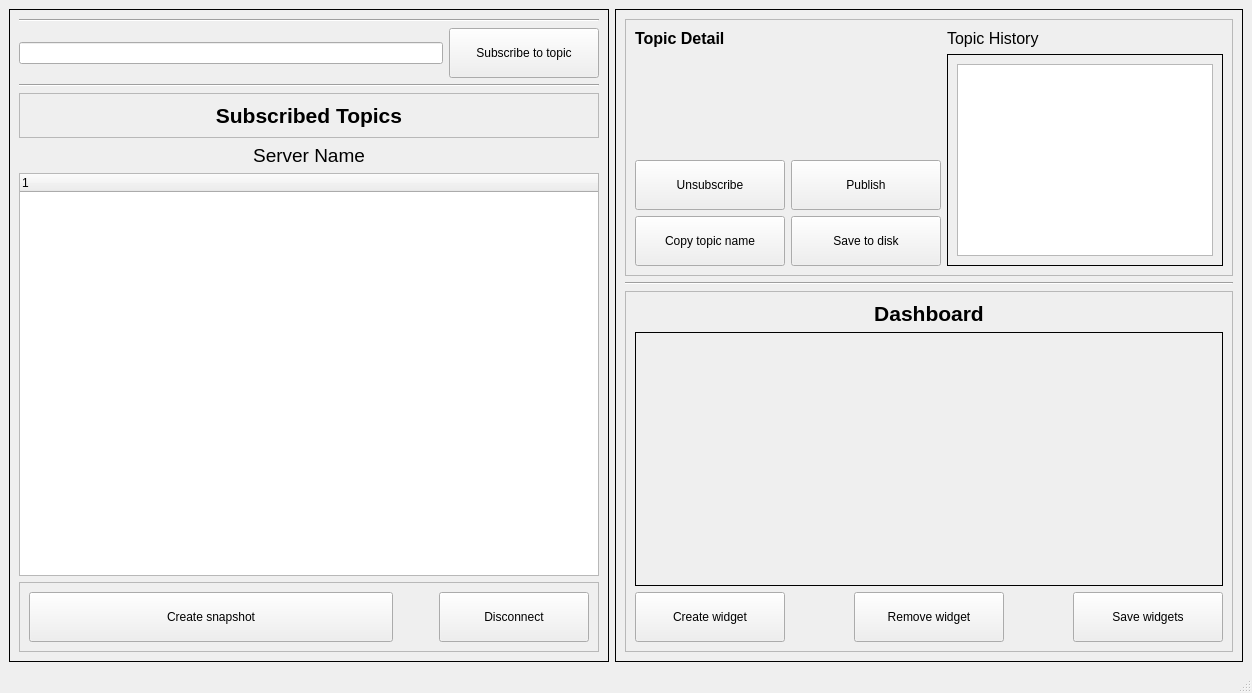
<?xml version="1.0" encoding="UTF-8"?>
<ui version="4.0">
 <class>ConnectedWindow</class>
 <widget class="QMainWindow" name="ConnectedWindow">
  <property name="geometry">
   <rect>
    <x>0</x>
    <y>0</y>
    <width>1252</width>
    <height>693</height>
   </rect>
  </property>
  <property name="windowTitle">
   <string>MainWindow</string>
  </property>
  <widget class="QWidget" name="centralwidget">
   <layout class="QHBoxLayout" name="horizontalLayout">
    <item>
     <widget class="QFrame" name="leftFrame">
      <property name="sizePolicy">
       <sizepolicy hsizetype="Expanding" vsizetype="Preferred">
        <horstretch>0</horstretch>
        <verstretch>0</verstretch>
       </sizepolicy>
      </property>
      <property name="frameShape">
       <enum>QFrame::Box</enum>
      </property>
      <property name="frameShadow">
       <enum>QFrame::Plain</enum>
      </property>
      <layout class="QGridLayout" name="gridLayout">
       <item row="4" column="0">
        <widget class="QLabel" name="text_ServerName">
         <property name="sizePolicy">
          <sizepolicy hsizetype="Minimum" vsizetype="Minimum">
           <horstretch>0</horstretch>
           <verstretch>0</verstretch>
          </sizepolicy>
         </property>
         <property name="font">
          <font>
           <pointsize>14</pointsize>
          </font>
         </property>
         <property name="text">
          <string>Server Name</string>
         </property>
         <property name="alignment">
          <set>Qt::AlignCenter</set>
         </property>
        </widget>
       </item>
       <item row="3" column="0">
        <widget class="QFrame" name="subTopicsFrame">
         <property name="sizePolicy">
          <sizepolicy hsizetype="Preferred" vsizetype="Minimum">
           <horstretch>0</horstretch>
           <verstretch>0</verstretch>
          </sizepolicy>
         </property>
         <property name="frameShape">
          <enum>QFrame::StyledPanel</enum>
         </property>
         <property name="frameShadow">
          <enum>QFrame::Raised</enum>
         </property>
         <layout class="QVBoxLayout" name="verticalLayout">
          <item>
           <widget class="QLabel" name="text_SubTopics">
            <property name="sizePolicy">
             <sizepolicy hsizetype="Minimum" vsizetype="Fixed">
              <horstretch>0</horstretch>
              <verstretch>0</verstretch>
             </sizepolicy>
            </property>
            <property name="font">
             <font>
              <pointsize>16</pointsize>
              <weight>75</weight>
              <bold>true</bold>
             </font>
            </property>
            <property name="layoutDirection">
             <enum>Qt::LeftToRight</enum>
            </property>
            <property name="text">
             <string>Subscribed Topics</string>
            </property>
            <property name="alignment">
             <set>Qt::AlignCenter</set>
            </property>
           </widget>
          </item>
         </layout>
        </widget>
       </item>
       <item row="2" column="0">
        <widget class="Line" name="line_3">
         <property name="orientation">
          <enum>Qt::Horizontal</enum>
         </property>
        </widget>
       </item>
       <item row="6" column="0">
        <widget class="QFrame" name="leftButtons">
         <property name="frameShape">
          <enum>QFrame::StyledPanel</enum>
         </property>
         <property name="frameShadow">
          <enum>QFrame::Raised</enum>
         </property>
         <layout class="QHBoxLayout" name="horizontalLayout_3">
          <item>
           <widget class="QPushButton" name="snapshotButton">
            <property name="sizePolicy">
             <sizepolicy hsizetype="Minimum" vsizetype="Fixed">
              <horstretch>0</horstretch>
              <verstretch>0</verstretch>
             </sizepolicy>
            </property>
            <property name="minimumSize">
             <size>
              <width>150</width>
              <height>50</height>
             </size>
            </property>
            <property name="text">
             <string>Create snapshot</string>
            </property>
           </widget>
          </item>
          <item>
           <spacer name="horizontalSpacer">
            <property name="orientation">
             <enum>Qt::Horizontal</enum>
            </property>
            <property name="sizeType">
             <enum>QSizePolicy::Preferred</enum>
            </property>
            <property name="sizeHint" stdset="0">
             <size>
              <width>40</width>
              <height>20</height>
             </size>
            </property>
           </spacer>
          </item>
          <item>
           <widget class="QPushButton" name="disconnectButton">
            <property name="sizePolicy">
             <sizepolicy hsizetype="Maximum" vsizetype="Fixed">
              <horstretch>0</horstretch>
              <verstretch>0</verstretch>
             </sizepolicy>
            </property>
            <property name="minimumSize">
             <size>
              <width>150</width>
              <height>50</height>
             </size>
            </property>
            <property name="text">
             <string>Disconnect</string>
            </property>
           </widget>
          </item>
         </layout>
        </widget>
       </item>
       <item row="0" column="0">
        <widget class="Line" name="line">
         <property name="orientation">
          <enum>Qt::Horizontal</enum>
         </property>
        </widget>
       </item>
       <item row="1" column="0">
        <layout class="QHBoxLayout" name="horizontalLayout_2">
         <item>
          <widget class="QLineEdit" name="input_topic">
           <property name="sizePolicy">
            <sizepolicy hsizetype="Preferred" vsizetype="Fixed">
             <horstretch>0</horstretch>
             <verstretch>0</verstretch>
            </sizepolicy>
           </property>
          </widget>
         </item>
         <item>
          <widget class="QPushButton" name="subscribeButton">
           <property name="sizePolicy">
            <sizepolicy hsizetype="Fixed" vsizetype="Fixed">
             <horstretch>0</horstretch>
             <verstretch>0</verstretch>
            </sizepolicy>
           </property>
           <property name="minimumSize">
            <size>
             <width>150</width>
             <height>50</height>
            </size>
           </property>
           <property name="text">
            <string>Subscribe to topic</string>
           </property>
          </widget>
         </item>
        </layout>
       </item>
       <item row="5" column="0">
        <widget class="QTreeWidget" name="topicsTree">
         <property name="sizePolicy">
          <sizepolicy hsizetype="Preferred" vsizetype="Expanding">
           <horstretch>0</horstretch>
           <verstretch>0</verstretch>
          </sizepolicy>
         </property>
         <property name="frameShape">
          <enum>QFrame::StyledPanel</enum>
         </property>
         <column>
          <property name="text">
           <string notr="true">1</string>
          </property>
         </column>
        </widget>
       </item>
      </layout>
     </widget>
    </item>
    <item>
     <widget class="QFrame" name="rightFrame">
      <property name="sizePolicy">
       <sizepolicy hsizetype="Minimum" vsizetype="Preferred">
        <horstretch>0</horstretch>
        <verstretch>0</verstretch>
       </sizepolicy>
      </property>
      <property name="frameShape">
       <enum>QFrame::Box</enum>
      </property>
      <property name="frameShadow">
       <enum>QFrame::Plain</enum>
      </property>
      <layout class="QVBoxLayout" name="verticalLayout_2">
       <item>
        <widget class="QFrame" name="topicDetailFrame">
         <property name="sizePolicy">
          <sizepolicy hsizetype="Expanding" vsizetype="Preferred">
           <horstretch>0</horstretch>
           <verstretch>0</verstretch>
          </sizepolicy>
         </property>
         <property name="frameShape">
          <enum>QFrame::StyledPanel</enum>
         </property>
         <property name="frameShadow">
          <enum>QFrame::Raised</enum>
         </property>
         <layout class="QGridLayout" name="gridLayout_2">
          <item row="2" column="0">
           <widget class="QPushButton" name="unsubscribeButton">
            <property name="sizePolicy">
             <sizepolicy hsizetype="Fixed" vsizetype="Fixed">
              <horstretch>0</horstretch>
              <verstretch>0</verstretch>
             </sizepolicy>
            </property>
            <property name="minimumSize">
             <size>
              <width>150</width>
              <height>50</height>
             </size>
            </property>
            <property name="text">
             <string>Unsubscribe</string>
            </property>
           </widget>
          </item>
          <item row="2" column="1">
           <widget class="QPushButton" name="publishButton">
            <property name="sizePolicy">
             <sizepolicy hsizetype="Fixed" vsizetype="Fixed">
              <horstretch>0</horstretch>
              <verstretch>0</verstretch>
             </sizepolicy>
            </property>
            <property name="minimumSize">
             <size>
              <width>150</width>
              <height>50</height>
             </size>
            </property>
            <property name="text">
             <string>Publish</string>
            </property>
           </widget>
          </item>
          <item row="0" column="2">
           <widget class="QLabel" name="text_TopicHistory">
            <property name="sizePolicy">
             <sizepolicy hsizetype="Minimum" vsizetype="Minimum">
              <horstretch>0</horstretch>
              <verstretch>0</verstretch>
             </sizepolicy>
            </property>
            <property name="font">
             <font>
              <pointsize>12</pointsize>
             </font>
            </property>
            <property name="text">
             <string>Topic History</string>
            </property>
           </widget>
          </item>
          <item row="0" column="0">
           <widget class="QLabel" name="text_TopicDetail">
            <property name="sizePolicy">
             <sizepolicy hsizetype="Minimum" vsizetype="Minimum">
              <horstretch>0</horstretch>
              <verstretch>0</verstretch>
             </sizepolicy>
            </property>
            <property name="font">
             <font>
              <pointsize>12</pointsize>
              <weight>75</weight>
              <bold>true</bold>
             </font>
            </property>
            <property name="text">
             <string>Topic Detail</string>
            </property>
            <property name="alignment">
             <set>Qt::AlignLeading|Qt::AlignLeft|Qt::AlignVCenter</set>
            </property>
           </widget>
          </item>
          <item row="3" column="1">
           <widget class="QPushButton" name="saveHistoryButton">
            <property name="sizePolicy">
             <sizepolicy hsizetype="Fixed" vsizetype="Fixed">
              <horstretch>0</horstretch>
              <verstretch>0</verstretch>
             </sizepolicy>
            </property>
            <property name="minimumSize">
             <size>
              <width>150</width>
              <height>50</height>
             </size>
            </property>
            <property name="text">
             <string>Save to disk</string>
            </property>
           </widget>
          </item>
          <item row="3" column="0">
           <widget class="QPushButton" name="copyTopicButton">
            <property name="sizePolicy">
             <sizepolicy hsizetype="Fixed" vsizetype="Fixed">
              <horstretch>0</horstretch>
              <verstretch>0</verstretch>
             </sizepolicy>
            </property>
            <property name="minimumSize">
             <size>
              <width>150</width>
              <height>50</height>
             </size>
            </property>
            <property name="text">
             <string>Copy topic name</string>
            </property>
           </widget>
          </item>
          <item row="1" column="2" rowspan="3">
           <widget class="QFrame" name="topicHistoryFrame">
            <property name="frameShape">
             <enum>QFrame::Box</enum>
            </property>
            <property name="frameShadow">
             <enum>QFrame::Plain</enum>
            </property>
            <layout class="QHBoxLayout" name="horizontalLayout_5">
             <item>
              <widget class="QListWidget" name="topicHistory">
               <property name="sizePolicy">
                <sizepolicy hsizetype="Preferred" vsizetype="Preferred">
                 <horstretch>0</horstretch>
                 <verstretch>0</verstretch>
                </sizepolicy>
               </property>
              </widget>
             </item>
            </layout>
           </widget>
          </item>
         </layout>
        </widget>
       </item>
       <item>
        <widget class="Line" name="line_2">
         <property name="orientation">
          <enum>Qt::Horizontal</enum>
         </property>
        </widget>
       </item>
       <item>
        <widget class="QFrame" name="dashboardFrame">
         <property name="sizePolicy">
          <sizepolicy hsizetype="Expanding" vsizetype="Expanding">
           <horstretch>0</horstretch>
           <verstretch>0</verstretch>
          </sizepolicy>
         </property>
         <property name="frameShape">
          <enum>QFrame::StyledPanel</enum>
         </property>
         <property name="frameShadow">
          <enum>QFrame::Raised</enum>
         </property>
         <layout class="QVBoxLayout" name="verticalLayout_3">
          <item>
           <widget class="QLabel" name="text_Dashboard">
            <property name="sizePolicy">
             <sizepolicy hsizetype="Minimum" vsizetype="Minimum">
              <horstretch>0</horstretch>
              <verstretch>0</verstretch>
             </sizepolicy>
            </property>
            <property name="font">
             <font>
              <pointsize>16</pointsize>
              <weight>75</weight>
              <bold>true</bold>
             </font>
            </property>
            <property name="frameShadow">
             <enum>QFrame::Plain</enum>
            </property>
            <property name="text">
             <string>Dashboard</string>
            </property>
            <property name="alignment">
             <set>Qt::AlignCenter</set>
            </property>
           </widget>
          </item>
          <item>
           <widget class="QFrame" name="widgetsFrame">
            <property name="sizePolicy">
             <sizepolicy hsizetype="Preferred" vsizetype="Expanding">
              <horstretch>0</horstretch>
              <verstretch>0</verstretch>
             </sizepolicy>
            </property>
            <property name="frameShape">
             <enum>QFrame::Box</enum>
            </property>
            <property name="frameShadow">
             <enum>QFrame::Plain</enum>
            </property>
           </widget>
          </item>
          <item>
           <layout class="QHBoxLayout" name="horizontalLayout_4">
            <item>
             <widget class="QPushButton" name="createWidgetButton">
              <property name="sizePolicy">
               <sizepolicy hsizetype="Minimum" vsizetype="Fixed">
                <horstretch>0</horstretch>
                <verstretch>0</verstretch>
               </sizepolicy>
              </property>
              <property name="minimumSize">
               <size>
                <width>150</width>
                <height>50</height>
               </size>
              </property>
              <property name="text">
               <string>Create widget</string>
              </property>
             </widget>
            </item>
            <item>
             <spacer name="horizontalSpacer_3">
              <property name="orientation">
               <enum>Qt::Horizontal</enum>
              </property>
              <property name="sizeHint" stdset="0">
               <size>
                <width>40</width>
                <height>20</height>
               </size>
              </property>
             </spacer>
            </item>
            <item>
             <widget class="QPushButton" name="removeWidgetButton">
              <property name="sizePolicy">
               <sizepolicy hsizetype="Minimum" vsizetype="Fixed">
                <horstretch>0</horstretch>
                <verstretch>0</verstretch>
               </sizepolicy>
              </property>
              <property name="minimumSize">
               <size>
                <width>150</width>
                <height>50</height>
               </size>
              </property>
              <property name="text">
               <string>Remove widget</string>
              </property>
             </widget>
            </item>
            <item>
             <spacer name="horizontalSpacer_2">
              <property name="orientation">
               <enum>Qt::Horizontal</enum>
              </property>
              <property name="sizeHint" stdset="0">
               <size>
                <width>40</width>
                <height>20</height>
               </size>
              </property>
             </spacer>
            </item>
            <item>
             <widget class="QPushButton" name="saveWidgetsButton">
              <property name="sizePolicy">
               <sizepolicy hsizetype="Minimum" vsizetype="Fixed">
                <horstretch>0</horstretch>
                <verstretch>0</verstretch>
               </sizepolicy>
              </property>
              <property name="minimumSize">
               <size>
                <width>150</width>
                <height>50</height>
               </size>
              </property>
              <property name="text">
               <string>Save widgets</string>
              </property>
             </widget>
            </item>
           </layout>
          </item>
         </layout>
        </widget>
       </item>
      </layout>
     </widget>
    </item>
   </layout>
  </widget>
  <widget class="QMenuBar" name="menubar">
   <property name="geometry">
    <rect>
     <x>0</x>
     <y>0</y>
     <width>1252</width>
     <height>27</height>
    </rect>
   </property>
  </widget>
  <widget class="QStatusBar" name="statusbar"/>
 </widget>
 <resources/>
 <connections/>
</ui>
